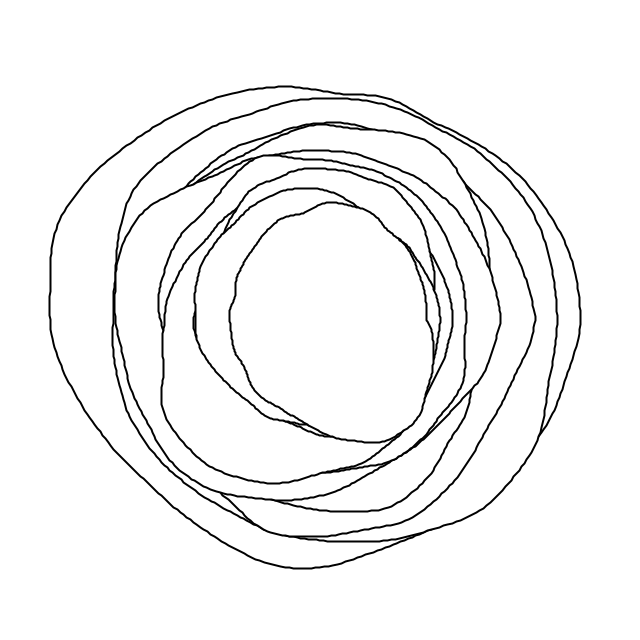
Frame 1 (no input)
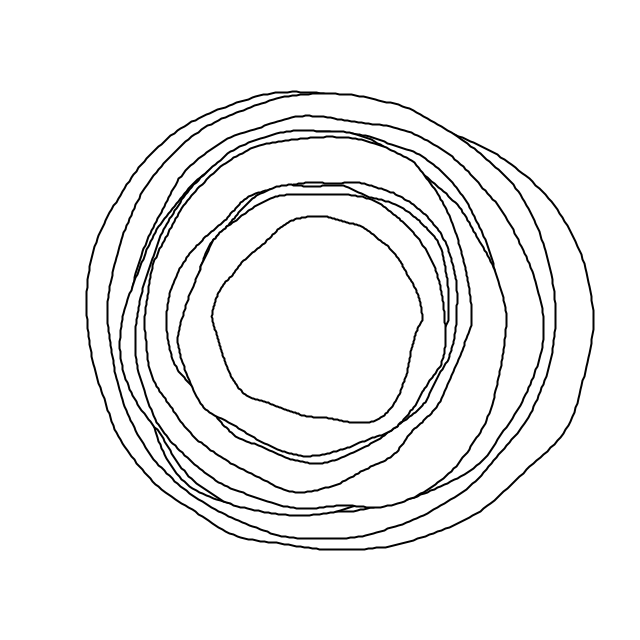
Frame 60 (the mouse pressed at the canvas centre just before this capture)
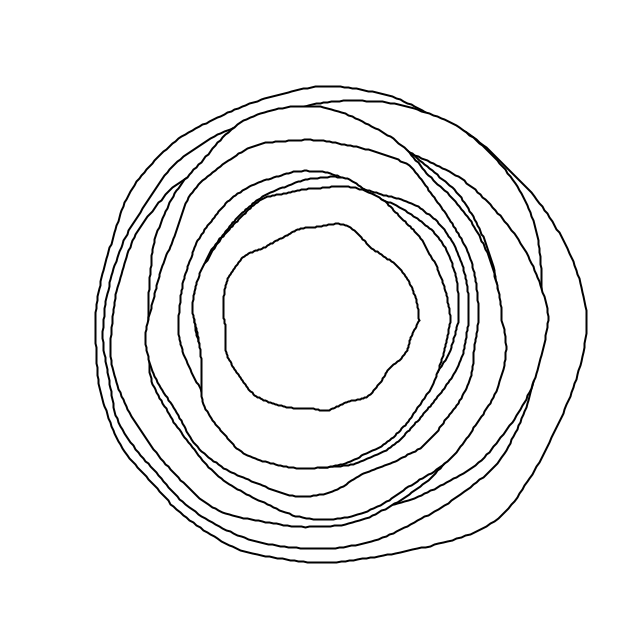
Frame 120 (the mouse held since frame 60 and released just before this capture)

The Processing sketch that drew these frames (run headless with seeded random() and noise(); from frame 60 on, the mouse is pressed at the canvas centre):

// Processing sketch: circle_noises
// ── circle_noises.pde
float aa = 0;
float aa_step = 0.01;

void setup() {
	size(640, 640);
}

void draw() {
	background(255);
	
	translate((width / 2), (height / 2));
	
	float radius_init = 200;
	
	float nval = 0.0;
	float nstep = 0.01;
	float nmult = 100;
	
	float nstart = 0;
	
	for(int z = 10; z > 0; z--) {
		pushStyle();
		
		float radius = (radius_init * map(z, 10, 1, 1, 0.3));
		
		beginShape();
		
		stroke(0);
		strokeWeight(2);
		
		for(float i = 0; i < 360; i++) {
			nval += nstep;
			float n = noise(nval, aa);
			
			if(i == 0) {
				nstart = n;
			} else if(i >= 300) {
				float perc = map(i, 300, 359, 0, 1);
				n = lerp(n, nstart, perc);
			}
			
			float point_x = (cos(radians(i)) * (radius + (n * nmult)));
			float point_y = (sin(radians(i)) * (radius + (n * nmult)));
			
			vertex(point_x, point_y);
		}
		
		endShape(CLOSE);
		
		popStyle();
	}
	
	aa += aa_step;
	
	if(frameCount == 50) { save("preview.png"); }
}
